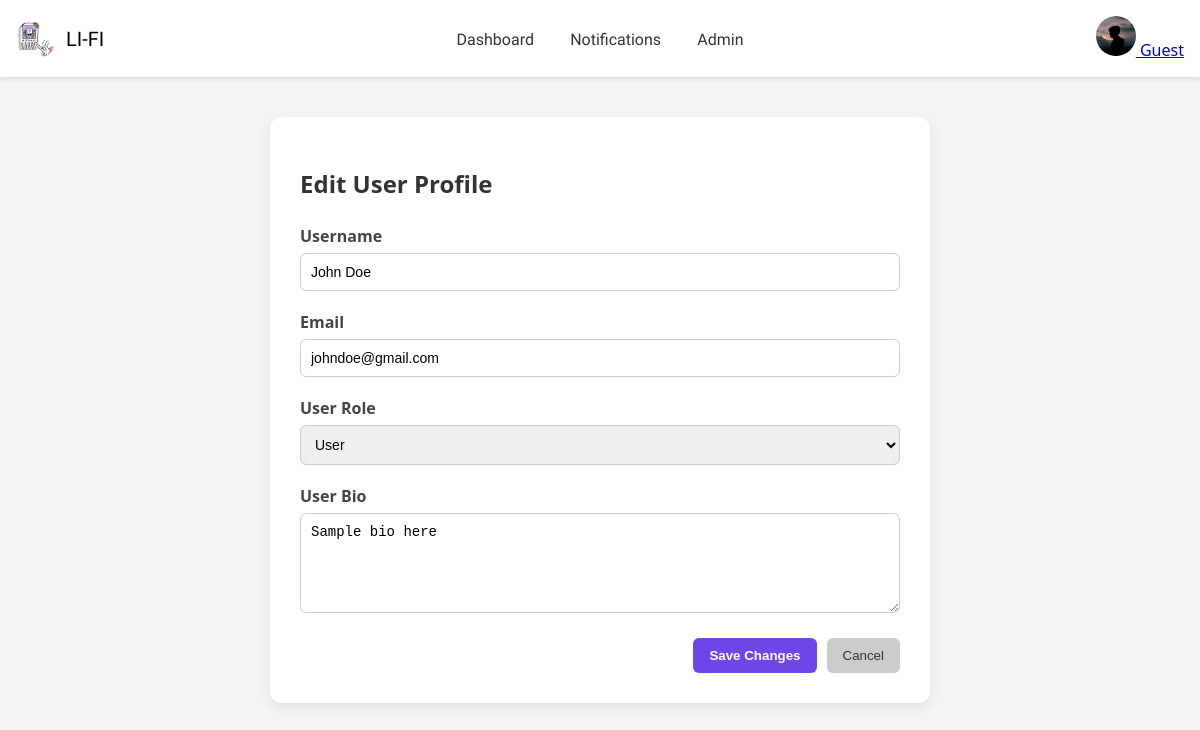
Page /pages/edit_user.php?user_id=1 on the committed database.
### tables this page shows
CREATE TABLE `users` (
  `user_id` varchar(50) NOT NULL,
  `username` varchar(100) NOT NULL,
  `email` varchar(100) NOT NULL,
  `password` varchar(255) NOT NULL,
  `bio` text DEFAULT NULL,
  `role` varchar(50) DEFAULT NULL,
  `profile_pic` varchar(255) DEFAULT NULL,
  `status` enum('active','disabled') DEFAULT 'active'
);

### pages/edit_user.php (the view, shortened to what this page needs)
<?php
require '../connection.php';
$userId = trim($_GET['user_id'] ?? '');
$stmt = $conn->prepare("SELECT * FROM users WHERE user_id = ?");
$stmt->bind_param("s", $userId);
$stmt->execute();
$result = $stmt->get_result();
$user = $result->fetch_assoc();
?>
<!DOCTYPE html>
<html lang="en">
<head>
  <link rel="stylesheet" href="../assets/css/edit_user.css" />
</head>
<body>
  <?php include '../includes/navbar.php'; ?>
  <main class="edit-user-container">
    <h2>Edit User Profile</h2>
    <form action="" method="POST" class="edit-user-form">
      <div class="form-group">
        <label for="username">Username</label>
        <input type="text" id="username" name="username" value="<?= htmlspecialchars($user['username']) ?>" required />
      </div>
      <div class="form-group">
        <label for="email">Email</label>
        <input type="email" id="email" name="email" value="<?= htmlspecialchars($user['email']) ?>" required />
      </div>
      <div class="form-group">
        <label for="role">User Role</label>
        <select id="role" name="role" required>
          <option value="1" <?= $user['role'] == 1 ? 'selected' : '' ?>>User</option>
        </select>
      </div>
      <div class="form-group">
        <label for="bio">User Bio</label>
        <textarea id="bio" name="bio" placeholder="Enter user bio here..."><?= htmlspecialchars($user['bio'] ?? '') ?></textarea>
      </div>
      <div class="form-actions">
        <button type="submit" name="save_changes" class="save-btn">Save Changes</button>
        <button type="button" class="cancel-btn" onclick="window.history.back()">Cancel</button>
      </div>
    </form>
  </main>
</body>
</html>

### assets/css/edit_user.css (style rules this page uses)
body { font-family: "Segoe UI", sans-serif; background-color: #f4f4f4; margin: 0; padding: 0; }
.edit-user-container { max-width: 600px; margin: 40px auto; background: #ffffff; padding: 30px; border-radius: 12px; box-shadow: 0 4px 12px rgba(0, 0, 0, 0.08); }
.edit-user-container h2 { margin-bottom: 25px; color: #333; }
.edit-user-form .form-group { margin-bottom: 20px; }
.edit-user-form label { display: block; font-weight: bold; margin-bottom: 6px; color: #444; }
.edit-user-form input[type="text"], .edit-user-form input[type="email"], .edit-user-form select, .edit-user-form textarea { width: 100%; padding: 10px; border: 1px solid #ccc; border-radius: 6px; box-sizing: border-box; font-size: 14px; }
.edit-user-form textarea { resize: vertical; min-height: 100px; }
.form-actions { display: flex; justify-content: flex-end; gap: 10px; margin-top: 20px; }
.save-btn { background-color: #6f46e8; color: white; border: none; padding: 10px 16px; font-weight: bold; border-radius: 6px; cursor: pointer; }
.cancel-btn { background-color: #ccc; color: #333; border: none; padding: 10px 16px; border-radius: 6px; cursor: pointer; }

### rows in the picture
users: username "John Doe", email "johndoe@gmail.com", role "User", bio "Sample bio here"

### other values in the picture
$_SESSION['username'] "Guest"
